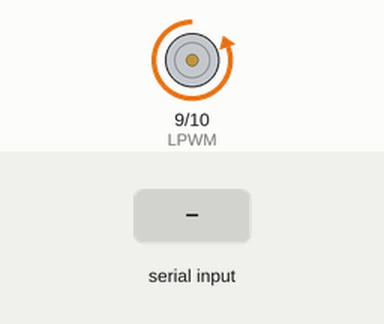
Recording of a sketch running on a simulated Arduino Uno, built with avr-gcc and run on an emulated ATmega328P. Shown: motor-driver pin pairs drawn as motors (green arrow = first pin HIGH = forward, orange = second pin HIGH = backward, longer = more drive). The inputs (shaded band) are chosen by the test bench.

Above: at 0.1 s.
At 8.2 s:
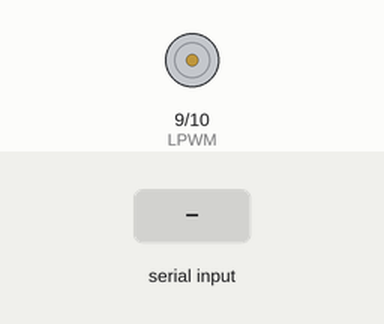
8.3 s: "1,1\n" received over Serial
9.8 s: "Home\n" received over Serial
At 11.2 s:
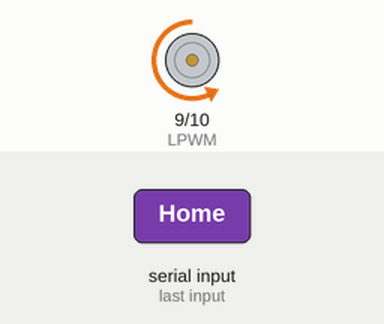
Timing chart, 0 to 12.8 s (numbered marks = the images above; inputs shaded):
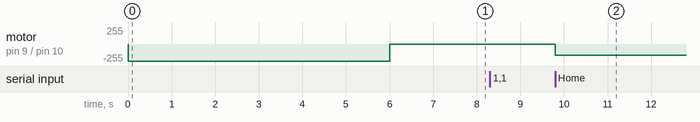

The sketch:

Arduino_V3.ino
```cpp
volatile byte Speed = 0; // Intialize Varaible for the speed of the motor (0-255);
volatile bool newData = false; //Initialise bool to check if new data has arrived
// volatile String receivedStr; //Initialise String that represents data received via serial port for encoder
String receivedStr;
float conNum = 0.4816955684;
int RPWM = 10;  //connect Arduino pin 10 to IBT-2 pin RPWM
int LPWM = 9;  //connect Arduino pin 9 to IBT-2 pin LPWM
float speedInput;
int trigDelay = 1750;
bool Stop = false;

volatile float voltage;  //Initialise voltage float
volatile float delay_time; //Initialise delay float (how long the motor will be moved for given voltage)
volatile bool up;  // Initialise bool to check if motor should move up or down

volatile long prevpos = 0;
volatile long pos = 0;
volatile float posInmm = 0;                  // Actuator Position in Pulses

volatile unsigned long lastStepTime = 0; // Time stamp of last pulse

volatile bool reached = false;  //self-calibration of movement
volatile float destinationPosition = 0;

volatile bool newrun = 1;


void setup() {

  Serial.begin(115200);
  pinMode(10, OUTPUT); // Configure pin 10 as an Output
  pinMode(9, OUTPUT); // Configure pin 11 as an Output
  Speed = 255;

  pinMode(2, INPUT_PULLUP);
  // attachInterrupt(digitalPinToInterrupt(2), countSteps, RISING); //count pulses for feedback

  // Move motor to base position
  analogWrite(RPWM, Speed);
  analogWrite(LPWM, 0);
  delay(6000);

  analogWrite(RPWM, 0);
  analogWrite(LPWM, 0);
  delay(1000);


}

int i = 0;
void loop() {
  if (Serial.available() > 0 && newData == false) { //Check if Serial connection is available and newData is false

    receivedStr = Serial.readStringUntil('\n'); //Read data from serial port

    int firstCommaIndex = receivedStr.indexOf(',');
    String voltageStr = receivedStr.substring(0, firstCommaIndex);
    voltage = voltageStr.toFloat(); //Split the string by ',' delimeter and allocate first section of string as voltage

    int secondCommaIndex = receivedStr.indexOf(',', firstCommaIndex + 1);
    String upStr = receivedStr.substring(firstCommaIndex + 1, secondCommaIndex);
    up = (upStr == "1");  //Split the string by ',' delimeter and allocate second section of string as up bool

    int thirdCommaIndex = receivedStr.indexOf(',', secondCommaIndex + 1);
    String delayStr = receivedStr.substring(secondCommaIndex + 1, thirdCommaIndex);
    delay_time = delayStr.toFloat(); //Split the string by ',' delimeter and allocate third section of string as delay value

    String DestinationStr = receivedStr.substring(thirdCommaIndex + 1);
    destinationPosition = DestinationStr.toFloat();


    if (Stop == true)
    {
      voltage =0;
      delay_time = 0;
      Stop = false;
    }

    if (receivedStr == "Home") { //Check if Home button was pressed on Winforms application and send motor to base position
      // Return motor to start position
      analogWrite(RPWM, 165); // Stop RPWM
      analogWrite(LPWM, 0); // Move LPWM in the reverse direction


      delay(5000); // Wait for the motor to return to start position


      analogWrite(LPWM, 0); // Stop LPWM

      pos = 0; //Reset position and steps to 0
      posInmm = 0; //Reset position and steps to 0
      lastStepTime = 0; //Reset position and steps to 0
      newData = false; // Reset newData flag
      newrun = true;
      reached = false;
      return; // Exit loop() to prevent further execution
    }

    newData = true; // Once data batch has been received, set the newData flag to true to process values and move motor
  }

  if (newData == true) // Check if data has arrived, move motor accordingly.
  {


    if (receivedStr == "Stop")
    {
    analogWrite(RPWM, 0); // Stop RPWM
    analogWrite(LPWM, 0); // Move LPWM in the reverse direction
    Stop = true;


    newData = false;


    }

      //
      //if not using encoder
        if (up == true) { //if Up is true, move motor up with given voltage and delay
          analogWrite(RPWM, 0);
          analogWrite(LPWM, voltage);
        } else {          //if Up is false, move motor down with given voltage and delay
          analogWrite(RPWM, voltage);
          analogWrite(LPWM, 0);
        }

        delay(delay_time);


        if (100-delay_time > 0){
          analogWrite(RPWM,0);
          analogWrite(LPWM, 0);
          delay(100 - delay_time);
        }
      //
    newData = false; //Once data has been processed, flag newData as false to allow receival of data again.
  }
}
```

Measured:
- after the input at 9.8 s, motor on pin 9 (LPWM) / pin 10 (RPWM): stopped → backward 165/255 at once
